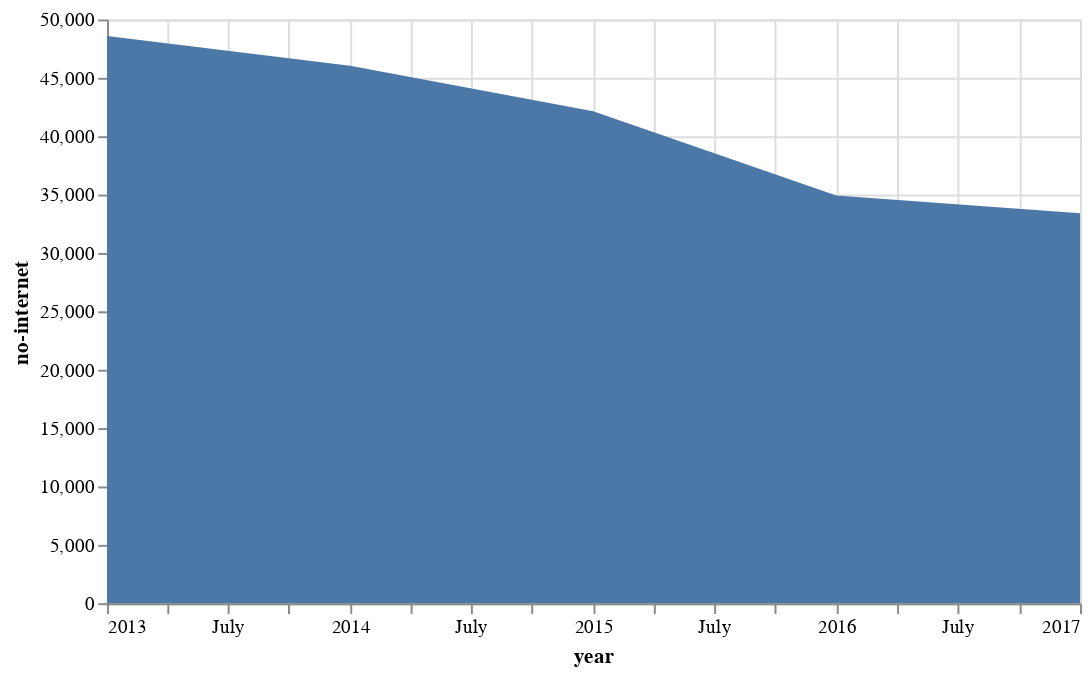

The cell this chart's notebook holds for it:
### Markdown cell above
Create an area chart that shows the households with `no-internet` by year.

### Code cell
alt.Chart(nointernet).mark_area().encode(
    x="year:T",
    y="no-internet:Q"
).properties(
    width=500
)

### Figure 1 — Vega-Lite specification as saved in the notebook (floating-point values rounded to 4 significant figures)
{"config": {"view": {"continuousWidth": 400, "continuousHeight": 300}}, "data": {"name": "data-c165c82beded737d1ccd781ddbded2dd"}, "mark": "area", "encoding": {"x": {"type": "temporal", "field": "year"}, "y": {"type": "quantitative", "field": "no-internet"}}, "width": 500, "$schema": "https://vega.github.io/schema/vega-lite/v4.0.2.json", "datasets": {"data-c165c82beded737d1ccd781ddbded2dd": [{"year": "2013-01-01T00:00:00", "no-internet": 48591, "households": 253234, "no-internet-pct": 0.1919}, {"year": "2014-01-01T00:00:00", "no-internet": 46029, "households": 257229, "no-internet-pct": 0.1789}, {"year": "2015-01-01T00:00:00", "no-internet": 42129, "households": 254865, "no-internet-pct": 0.1653}, {"year": "2016-01-01T00:00:00", "no-internet": 34919, "households": 254851, "no-internet-pct": 0.137}, {"year": "2017-01-01T00:00:00", "no-internet": 33400, "households": 256629, "no-internet-pct": 0.1301}]}}
